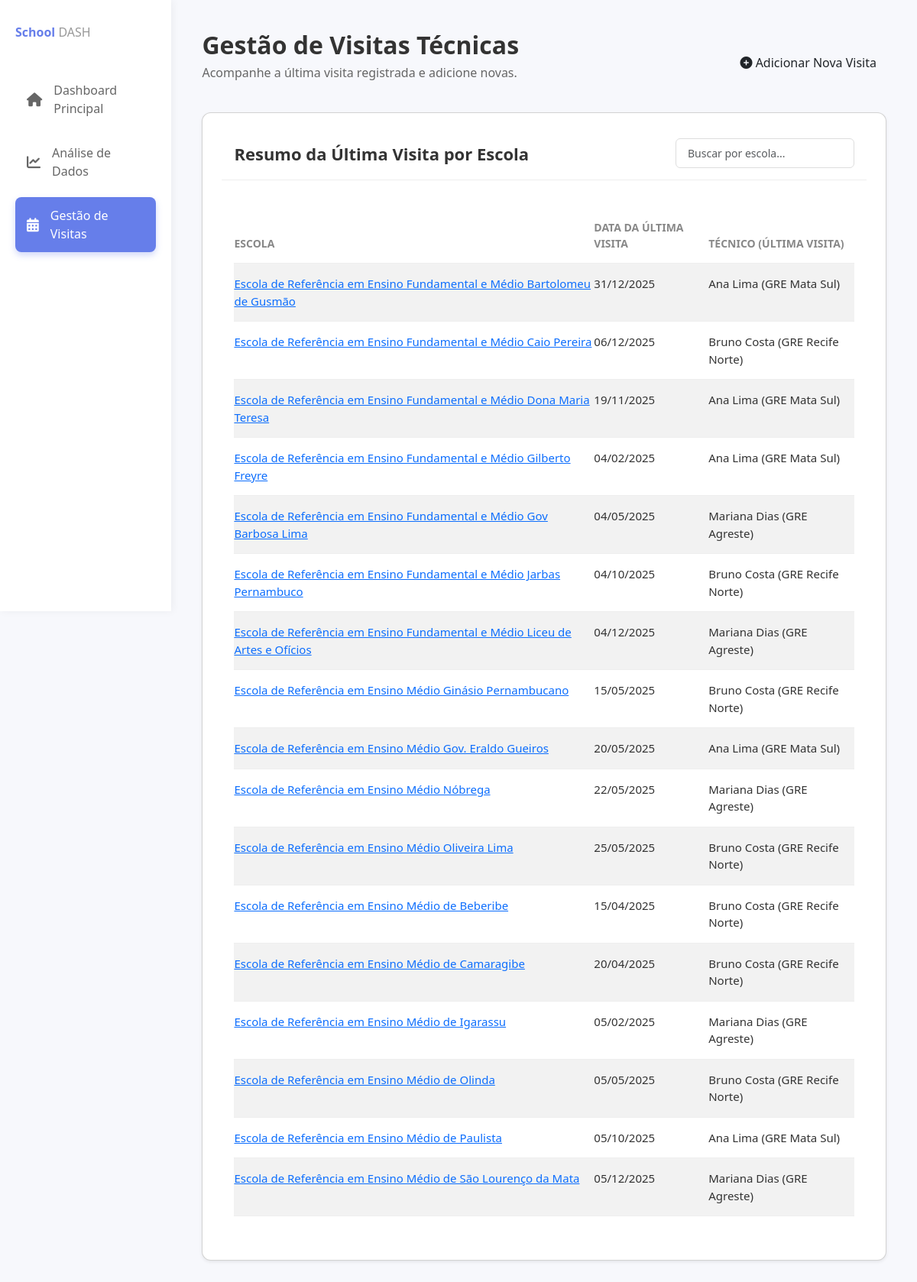
/visitas/ (signed in), run on the app's committed database.
### core/models.py (models this page shows, shortened)
class VisitaTecnica(models.Model):
    escola = models.CharField(max_length=255)
    data_visita = models.DateField(null=True, blank=True) # Melhor tipo para datas
    tecnico_gre = models.CharField(max_length=255, null=True, blank=True)
    servidor_escola = models.CharField(max_length=255, null=True, blank=True)
    demanda = models.TextField(null=True, blank=True) # TextField é melhor para textos longos
    encaminhamento = models.TextField(null=True, blank=True)
    observacao = models.TextField(null=True, blank=True)
    ocorrencias = models.ManyToManyField(Ocorrencia, blank=True, verbose_name="Ocorrências observadas")

### core/views.py (the view, shortened to what this page needs)
# urls.py: path('visitas/', views.visitas_view, name='visitas'),
@login_required(login_url='login')
def visitas_view(request):
    ultimas_visitas_por_escola = VisitaTecnica.objects.values(
        'escola'
    ).annotate(
        ultima_data=Max('data_visita')
    )
    lista_resumo_visitas = []
    for item in ultimas_visitas_por_escola:
        try:
            ultima_visita_obj = VisitaTecnica.objects.filter(
                escola=item['escola'],
                data_visita=item['ultima_data']
            ).latest('id')
            lista_resumo_visitas.append(ultima_visita_obj)
        except VisitaTecnica.DoesNotExist:
            continue
    lista_resumo_visitas.sort(key=lambda visita: visita.escola)
    form_modal = VisitaTecnicaForm()
    context = {
        'form_modal': form_modal,
        'resumo_visitas': lista_resumo_visitas,
    }
    return render(request, 'visitas.html', context)

### core/models.py (called while the page is built)
    def __str__(self):
        return self.descricao

### core/templates/visitas.html (shortened to what this page needs)
{% extends 'base_dashboard.html' %}
{% load static %}
{% block nav_visitas %}active{% endblock %}
{% block extra_css %}
<link rel="stylesheet" href="{% static 'css/visitas.css' %}">
{% endblock extra_css %}
{% block content %}
<div class="visitas-container">
    <div class="header-section d-flex justify-content-between align-items-center mb-4">
        <div>
            <h1 class="page-title">Gestão de Visitas Técnicas</h1>
            <p class="page-subtitle">Acompanhe a última visita registrada e adicione novas.</p> </div>
        <button type="button" class="btn btn-primary-custom" data-bs-toggle="modal" data-bs-target="#visitModal">
            <i class="fas fa-plus-circle"></i> Adicionar Nova Visita
        </button>
    </div>
    <div class="visits-card card shadow-sm">
        <div class="card-header bg-white d-flex justify-content-between align-items-center">
            <h3 class="card-title mb-0">Resumo da Última Visita por Escola</h3>
            <input type="text" id="filterInput" class="form-control w-auto search-bar" placeholder="Buscar por escola..." onkeyup="filterTable()">
        </div>
        <div class="card-body">
            <div class="table-responsive">
                <table class="visits-table table table-striped table-hover">
                    <thead>
                        <tr>
                            <th>Escola</th>
                            <th>Data da Última Visita</th>
                            <th>Técnico (Última Visita)</th>
                            </tr>
                    </thead>
                    <tbody id="visitsTableBody">
                        {% for ultima_visita in resumo_visitas %}
                        <tr>
                            <td>
                                <a href="{% url 'perfil_escola' escola_nome=ultima_visita.escola %}">
                                    {{ ultima_visita.escola }}
                                </a>
                            </td>
                            <td>{{ ultima_visita.data_visita|date:"d/m/Y" }}</td>
                            <td>{{ ultima_visita.tecnico_gre|default:"" }}</td>
                        </tr>
                        {% empty %}
                        <tr>
                            <td colspan="3" class="text-center text-muted">Nenhuma visita registada ainda.</td>
                        </tr>
                        {% endfor %} </tbody>
                </table>
            </div>
        </div>
    </div> </div>
{% endblock content %}

### static/css/relatorios.css (style rules this page uses)
* { margin: 0; padding: 0; box-sizing: border-box; }
body { font-family: 'Segoe UI', Tahoma, Geneva, Verdana, sans-serif; background: #f7f8fc; color: #333; }

### static/css/visitas.css (style rules this page uses)
.visitas-container { max-width: 1400px; margin: 0 auto; }
.header-section { display: flex; justify-content: space-between; align-items: center; margin-bottom: 30px; }
.page-title { font-size: 32px; font-weight: 600; color: #333; margin: 0; }
.page-subtitle { color: #666; margin-top: 5px; }
.visits-card { background: white; border-radius: 12px; box-shadow: 0 4px 20px rgba(0, 0, 0, 0.05); padding: 25px; }
.card-header { display: flex; justify-content: space-between; align-items: center; margin-bottom: 20px; padding-bottom: 15px; border-bottom: 1px solid #eee; }
.card-title { font-size: 22px; font-weight: 600; color: #333; margin: 0; }
.search-bar { padding: 8px 15px; border: 1px solid #ddd; border-radius: 6px; font-size: 14px; width: 250px; transition: border-color 0.3s; }
.visits-table { width: 100%; border-collapse: collapse; }
.visits-table th, .visits-table td { padding: 15px 0; text-align: left; border-bottom: 1px solid #eee; }
.visits-table th { font-size: 14px; font-weight: 600; color: #888; text-transform: uppercase; }
.visits-table td { font-size: 15px; color: #333; }

### data on the page
VisitaTecnica: escola "Escola de Referência em Ensino Fundamental e Médio Bartolomeu de Gusmão", data_visita "31/12/2025", tecnico_gre "Ana Lima (GRE Mata Sul)"
VisitaTecnica: escola "Escola de Referência em Ensino Fundamental e Médio Caio Pereira", data_visita "06/12/2025", tecnico_gre "Bruno Costa (GRE Recife Norte)"
VisitaTecnica: escola "Escola de Referência em Ensino Fundamental e Médio Dona Maria Teresa", data_visita "19/11/2025", tecnico_gre "Ana Lima (GRE Mata Sul)"
VisitaTecnica: escola "Escola de Referência em Ensino Fundamental e Médio Gilberto Freyre", data_visita "04/02/2025", tecnico_gre "Ana Lima (GRE Mata Sul)"
VisitaTecnica: escola "Escola de Referência em Ensino Fundamental e Médio Gov Barbosa Lima", data_visita "04/05/2025", tecnico_gre "Mariana Dias (GRE Agreste)"
VisitaTecnica: escola "Escola de Referência em Ensino Fundamental e Médio Jarbas Pernambuco", data_visita "04/10/2025", tecnico_gre "Bruno Costa (GRE Recife Norte)"
VisitaTecnica: escola "Escola de Referência em Ensino Fundamental e Médio Liceu de Artes e Ofícios", data_visita "04/12/2025", tecnico_gre "Mariana Dias (GRE Agreste)"
VisitaTecnica: escola "Escola de Referência em Ensino Médio Ginásio Pernambucano", data_visita "15/05/2025", tecnico_gre "Bruno Costa (GRE Recife Norte)"
VisitaTecnica: escola "Escola de Referência em Ensino Médio Gov. Eraldo Gueiros", data_visita "20/05/2025", tecnico_gre "Ana Lima (GRE Mata Sul)"
VisitaTecnica: escola "Escola de Referência em Ensino Médio Nóbrega", data_visita "22/05/2025", tecnico_gre "Mariana Dias (GRE Agreste)"
VisitaTecnica: escola "Escola de Referência em Ensino Médio Oliveira Lima", data_visita "25/05/2025", tecnico_gre "Bruno Costa (GRE Recife Norte)"
VisitaTecnica: escola "Escola de Referência em Ensino Médio de Beberibe", data_visita "15/04/2025", tecnico_gre "Bruno Costa (GRE Recife Norte)"
VisitaTecnica: escola "Escola de Referência em Ensino Médio de Camaragibe", data_visita "20/04/2025", tecnico_gre "Bruno Costa (GRE Recife Norte)"
VisitaTecnica: escola "Escola de Referência em Ensino Médio de Igarassu", data_visita "05/02/2025", tecnico_gre "Mariana Dias (GRE Agreste)"
VisitaTecnica: escola "Escola de Referência em Ensino Médio de Olinda", data_visita "05/05/2025", tecnico_gre "Bruno Costa (GRE Recife Norte)"
VisitaTecnica: escola "Escola de Referência em Ensino Médio de Paulista", data_visita "05/10/2025", tecnico_gre "Ana Lima (GRE Mata Sul)"
VisitaTecnica: escola "Escola de Referência em Ensino Médio de São Lourenço da Mata", data_visita "05/12/2025", tecnico_gre "Mariana Dias (GRE Agreste)"
